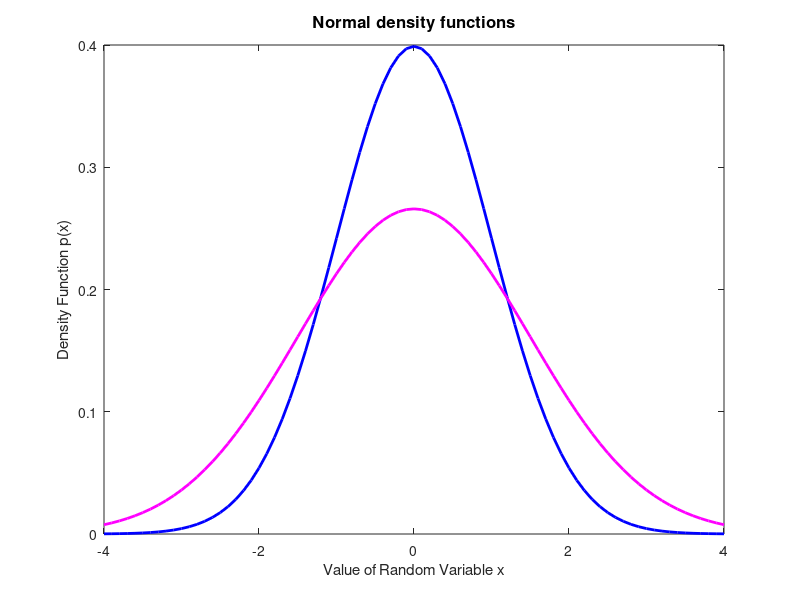

Reproduce this figure in MATLAB. (Note: this script raises an error after producing the figure.)
%  notes_math_rvs 
%  Calculations to accompany notes on random variables
%  For:  "Macro-foundations for asset prices"
%  Written by:  Dave Backus, NYU, August 2013 and after 
clear all 
format compact

%%
disp('Poisson probabilities')
j = [0:8]';
jfac = gamma(j+1);

omega = 0.1;
p1 = exp(-omega)*omega.^j./jfac;

omega = 1.5;
p2 = exp(-omega)*omega.^j./jfac;

p = [p1 p2];

clf 
bar(j, p) 
title('Poisson probabilities', 'FontSize', 12)
% color controls, ignore 
cmap = [0 0 1; 1 0 1];
colormap(cmap) 


%%
disp('Normal density functions')
x = [-4:0.1:4]';

mu = 0;
sigma = 1;
p1 = exp(-(x-mu).^2/(2*sigma^2))./sqrt(2*pi*sigma^2);

mu = 0;
sigma = 1.5;
p2 = exp(-(x-mu).^2/(2*sigma^2))./sqrt(2*pi*sigma^2);

clf 
plot(x, p1, 'b', 'LineWidth', 2)
hold on
plot(x, p2, 'm', 'LineWidth', 2)
xlabel('Value of Random Variable x') 
ylabel('Density Function p(x)') 
title('Normal density functions', 'FontSize', 12)


%%
disp('Generating functions')
syms s mu sigma                     % defines these as symbols 

% normal mgf 
mgf = exp(s*mu + (s*sigma)^2/2);
cgf = log(mgf);

disp('raw moments')
% differentiate moment generating function 
mu1p = subs(diff(mgf,s,1),s,0)       % mean
mu2p = subs(diff(mgf,s,2),s,0)       % second moment (why not variance?) 
mu3p = subs(diff(mgf,s,3),s,0)
mu4p = subs(diff(mgf,s,4),s,0)

disp('cumulants ')
% differentiate cumulant generating function 
kappa1 = subs(diff(cgf,s,1),s,0)    % mean
kappa2 = subs(diff(cgf,s,2),s,0)    % variance 
kappa3 = subs(diff(cgf,s,3),s,0)
kappa4 = subs(diff(cgf,s,4),s,0)

disp('skewness and kurtosis')
gamma1 = kappa3/kappa2^(3/2)
gamma2 = kappa4/kappa2^2


%%
disp('More generating functions')
syms s mu sigma                     % defines these as symbols 

cgf_x = s^2/2; 
cgf_y = s*mu + subs(cgf_x, s, s*sigma); 

% differentiate cumulant generating function 
kappa1 = subs(diff(cgf_y,s,1),s,0)  % mean
kappa2 = subs(diff(cgf_y,s,2),s,0)  % variance 


%%
% 3-state moments 
syms s omega delta % defines these as symbols 

mgf = omega*(exp(-s*delta)+exp(s*delta)) + (1-2*omega);
cgf = log(mgf);

disp(' ')
kappa1 = subs(diff(cgf,s,1),s,0)    % mean
kappa2 = subs(diff(cgf,s,2),s,0)    % variance 
kappa3 = subs(diff(cgf,s,3),s,0)
factor(kappa3)  % sometimes this cleans up the expression; see also simplify
kappa4 = subs(diff(cgf,s,4),s,0)
factor(kappa4)

disp(' ')
gamma1 = kappa3/kappa2^(3/2)
gamma2 = kappa4/kappa2^2
simplify(gamma2)


%%
disp('Gram-Charlier examples of skewness and kurtosis')

% arbitrary state grid 
zmax = 4; dz = 0.1; 
z = [-zmax:dz:zmax]';

% skewness and (excess) kurtosis
gamma1 = 1
gamma2 = 0.0 

% Gram-Charlier distribution (normal if gamma1 = gamma2 = 0) 
p1 = exp(-z.^2/2)*dz/sqrt(2*pi);       
p2 = gamma1.*p1.*(z.^3-3*z)/6;
p3 = gamma2.*p1.*(z.^4-6*z.^2+3)/24;  
p = p1+p2+p3;
checkprobssum2one = sum(p)

subplot(3,1,1), bar(z,p,'b')
title('distribution')
subplot(3,1,2), bar(z,p2,'b')
title('skewness')
subplot(3,1,3), bar(z,p3,'b')
title('kurtosis')


%% 
disp('Normal mixture pictures')
% arbitrary state grid 
zmax = 4; dz = 0.1; 
z = [-zmax:dz:zmax]';

% standard normal N(0,1)
p1 = exp(-z.^2/2)*dz/sqrt(2*pi);
checksump = sum(p1)
p1 = p1/sum(p1);

% different normal N(theta,delta)
theta = -1
delta = 2 
p2 = exp(-(z-theta).^2/(2*delta))*dz/sqrt(2*pi*delta);
checksump = sum(p2)
p2 = p2/sum(p2);

% mixture 
omega = 0.5
p = (1-omega)*p1 + omega*p2;

figure(1)
subplot(3,1,1), bar(z,p1,'b')
subplot(3,1,2), bar(z,p2,'r')
subplot(3,1,3), bar(z,p,'m')
title('Two Normal distributions and their mixture')


%%
% practice problems

disp('Practice: sample moments') 
x = [2,-1,4,3]'
%
mu1p = sum(x)/4
mu2p = sum(x.^2)/4
%
meanx = mu1p
varx = mu2p - mu1p^2
varx_alt = sum((x-mu1p).^2)/4

stddev = sqrt(varx)

%%
disp('Practice: multivariate sample moments')  
x = [2,-1,4,3]'
y = [10, -5, 3, 0]'

xbar = mean(x)
ybar = mean(y) 

varx = mean((x-xbar).^2) 
vary = mean((y-ybar).^2) 
covxy = mean((x-xbar).*(y-ybar))
corrxy = covxy/sqrt(varx*vary)


%%
% Bernoulli mixture of normals
syms s theta omega delta % defines these as symbols 

theta = 0;
%delta = 1;
mgf = (1-omega)*exp(s^2/2) + omega*exp(theta*s + delta*s^2/2);
cgf = log(mgf);

disp(' ')
kappa1 = subs(diff(cgf,s,1),s,0)    % mean
kappa2 = subs(diff(cgf,s,2),s,0)    % variance 
kappa3 = subs(diff(cgf,s,3),s,0)
factor(kappa3)  % sometimes this cleans up the expression; see also simplify
kappa4 = subs(diff(cgf,s,4),s,0)
factor(kappa4)

disp(' ')
gamma1 = kappa3/kappa2^(3/2)
gamma2 = kappa4/kappa2^2
simplify(gamma2)

subs(gamma2, [omega delta], [0.05 4])

% plot 
x = [-4:0.1:4]';
p1 = exp(-x.^2/2)./sqrt(2*pi);

mu = -2; sigma = 1;
p2 = exp(-(x-mu).^2/(2*sigma^2))./sqrt(2*pi*sigma^2);
omega = 0.2;
pmix = (1-omega)*p1 + omega*p2;

plot(x,p1,'b')
hold on
plot(x,pmix,'m')
text(0.4, 0.38, 'blue=std normal, magenta=mixture') 


